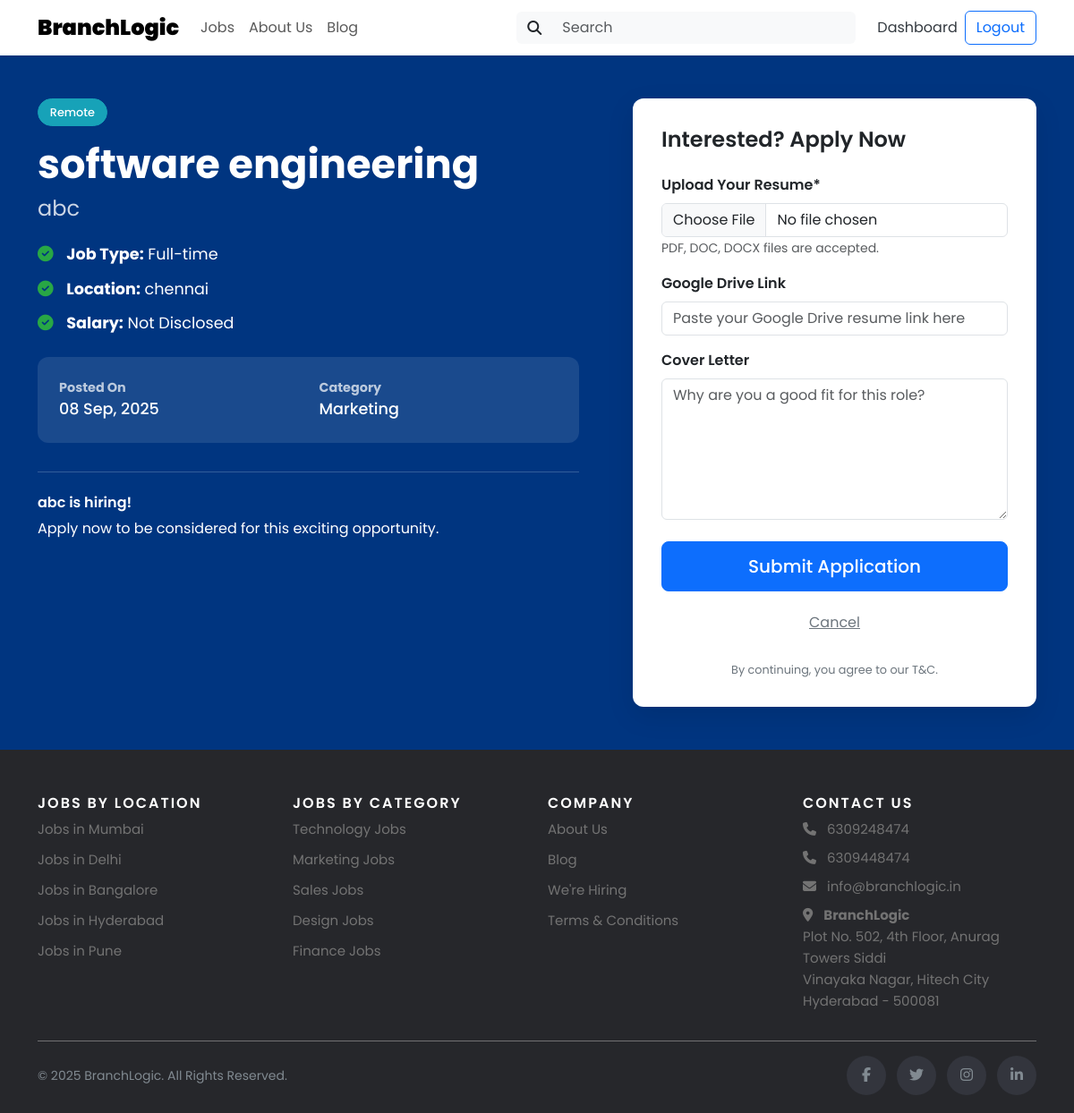
The page /apply/6 (signed in) on the database its author committed.
### app.py (models this page shows)
class Job(db.Model):
    id = db.Column(db.Integer, primary_key=True)
    title = db.Column(db.String(200), nullable=False)
    company = db.Column(db.String(200), nullable=False)
    location = db.Column(db.String(200), nullable=False)
    job_type = db.Column(db.String(50), nullable=False)
    remote = db.Column(db.Boolean, default=False)
    salary = db.Column(db.String(100))
    tags = db.Column(db.Text)
    urgent = db.Column(db.Boolean, default=False)
    logo = db.Column(db.String(200))
    description = db.Column(db.Text)
    requirements = db.Column(db.Text)
    benefits = db.Column(db.Text)
    category = db.Column(db.String(100))
    employer_id = db.Column(db.Integer, db.ForeignKey('user.id'), nullable=False)
    employer_email = db.Column(db.String(200), nullable=False)
    status = db.Column(db.String(20), default='active')
    applications_count = db.Column(db.Integer, default=0)
    application_deadline = db.Column(db.DateTime)
    posted_at = db.Column(db.DateTime, default=datetime.utcnow)
    created_at = db.Column(db.DateTime, default=datetime.utcnow)
    updated_at = db.Column(db.DateTime, default=datetime.utcnow, onupdate=datetime.utcnow)

### app.py (the view, shortened to what this page needs)
@app.route('/apply/<int:job_id>', methods=['GET', 'POST'])
@login_required
def apply_job(job_id):
    job = Job.query.get_or_404(job_id)
    already_applied = Application.query.filter_by(job_id=job_id, applicant_id=current_user.id).first()
    if already_applied:
        flash('You have already applied for this job.', 'info')
        return redirect(url_for('job_detail', job_id=job_id))
    return render_template('apply_job.html', job=job)

### app.py (called while the page is built, shortened)
@app.context_processor
def inject_now():
    return {'now': datetime.utcnow}

@login_manager.user_loader
def load_user(user_id):
    return User.query.get(int(user_id))

### templates/apply_job.html (shortened to what this page needs)
{% extends "base.html" %}
{% block content %}
<div class="apply-page-wrapper">
    <div class="container py-5">
        <div class="row">
            <div class="col-lg-7 job-details-column">
                <div class="mb-3">
                    {% if job.remote %}
                        <span class="job-badge remote-badge">Remote</span>
                    {% endif %}
                </div>
                <h1 class="job-main-title">{{ job.title }}</h1>
                <h2 class="job-company-subtitle">{{ job.company }}</h2>
                <ul class="benefits-list mt-4">
                    <li><i class="fas fa-check-circle"></i> <strong>Job Type:</strong> {{ job.job_type }}</li>
                    <li><i class="fas fa-check-circle"></i> <strong>Location:</strong> {{ job.location }}</li>
                    <li><i class="fas fa-check-circle"></i> <strong>Salary:</strong> {{ job.salary or 'Not Disclosed' }}</li>
                </ul>
                <div class="info-box my-4">
                    <div class="row">
                        <div class="col-md-6">
                            <strong>Posted On</strong>
                            <p>{{ job.posted_at.strftime('%d %b, %Y') }}</p>
                        </div>
                        <div class="col-md-6">
                            <strong>Category</strong>
                            <p>{{ job.category|title }}</p>
                        </div>
                    </div>
                </div>
                <div class="company-hiring-section">
                    <h6>{{ job.company }} is hiring!</h6>
                    <p>Apply now to be considered for this exciting opportunity.</p>
                </div>
            </div>
            <div class="col-lg-5">
                <div class="apply-card">
                    <h4 class="mb-4">Interested? Apply Now</h4>
                    <form method="POST" action="{{ url_for('apply_job', job_id=job.id) }}" enctype="multipart/form-data">
                        <div class="mb-3">
                            <label for="resume" class="form-label">Upload Your Resume*</label>
                            <input class="form-control" type="file" id="resume" name="resume" required>
                            <small class="form-text text-muted">PDF, DOC, DOCX files are accepted.</small>
                        </div>
                        <div class="mb-3">
                            <label for="drive_link" class="form-label">Google Drive Link</label>
                            <input type="url" name="drive_link" id="drive_link" class="form-control"placeholder="Paste your Google Drive resume link here">
                        </div>
                        <div class="mb-4">
                            <label for="cover_letter" class="form-label">Cover Letter</label>
                            <textarea class="form-control" id="cover_letter" name="cover_letter" rows="6" placeholder="Why are you a good fit for this role?"></textarea>
                        </div>
                        <div class="d-grid">
                            <button type="submit" class="btn btn-primary btn-lg">Submit Application</button>
                        </div>
                        <div class="text-center mt-3">
                            <a href="{{ url_for('job_detail', job_id=job.id) }}" class="btn btn-link text-secondary">Cancel</a>
                        </div>
                    </form>
                    <p class="form-footer-text">By continuing, you agree to our T&C.</p>
                </div>
            </div>
        </div>
    </div>
</div>
{% endblock %}

### static/css/style.css (style rules this page uses)
body { font-family: 'Poppins', sans-serif; background-color: #f8f9fa; color: #343a40; }
h1, h2, h3, h4, h5, h6 { font-weight: 600; }
.btn-primary { background-color: #0d6efd; border-color: #0d6efd; padding: 0.75rem 1.25rem; font-weight: 500; transition: all 0.3s ease; }
.apply-page-wrapper { background-color: #003580; color: #fff; }
.job-details-column { padding-right: 3rem; }
.job-main-title { font-size: 2.8rem; font-weight: 700; line-height: 1.2; }
.job-company-subtitle { font-size: 1.5rem; font-weight: 400; color: rgba(255, 255, 255, 0.8); margin-top: 0.5rem; }
.job-badge { display: inline-block; padding: 0.3rem 0.8rem; border-radius: 20px; font-size: 0.8rem; font-weight: 500; border: 1px solid rgba(255, 255, 255, 0.7); }
.remote-badge { background-color: #17a2b8; border-color: #17a2b8; }
.benefits-list { list-style: none; padding-left: 0; font-size: 1.1rem; }
.benefits-list li { margin-bottom: 0.75rem; }
.benefits-list i { color: #28a745; margin-right: 10px; }
.info-box { background-color: rgba(255, 255, 255, 0.1); padding: 1.5rem; border-radius: 0.75rem; }
.info-box strong { display: block; font-size: 0.9rem; color: rgba(255, 255, 255, 0.7); }
.info-box p { font-size: 1.1rem; font-weight: 500; margin-bottom: 0; }
.company-hiring-section { margin-top: 2rem; padding-top: 1.5rem; border-top: 1px solid rgba(255, 255, 255, 0.2); }
.apply-card { background-color: #fff; color: #212529; padding: 2rem; border-radius: 0.75rem; box-shadow: 0 10px 30px rgba(0,0,0,0.1); }
.apply-card .form-label { font-weight: 600; }
.form-footer-text { font-size: 0.8rem; text-align: center; color: #6c757d; margin-top: 1.5rem; margin-bottom: 0; }

### rows shown on the page
Job: title "software engineering", company "abc", job_type "Full-time", location "chennai", salary "Not Disclosed", posted_at "08 Sep, 2025", category "Marketing"
